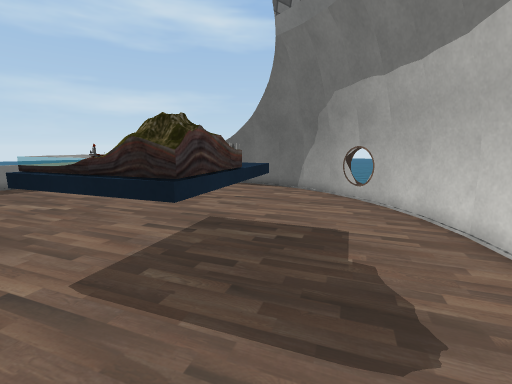
view 1 (above)

15 first-person views from a walk through a Unity game level. The camera is 1.2 m above the floor, tilts 10° down and sees 90° across. The floor is counted in squares, 0.5 m on a side. Each view is taken from the middle of a square. On the plan, view 1 faces up. The plan holds only what a view shows up to about 17 squares ahead; the rest is blank. The place goes on beyond the plan. The player character is not drawn. Some surface patterns are stand-ins.

view 2
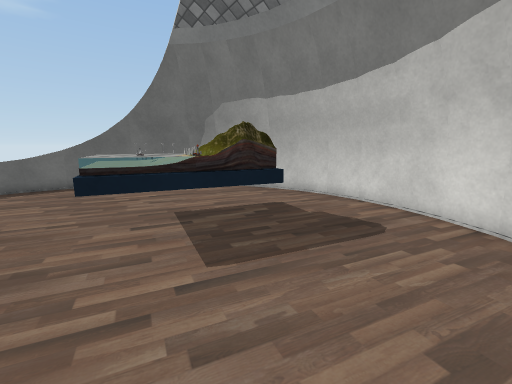

view 3
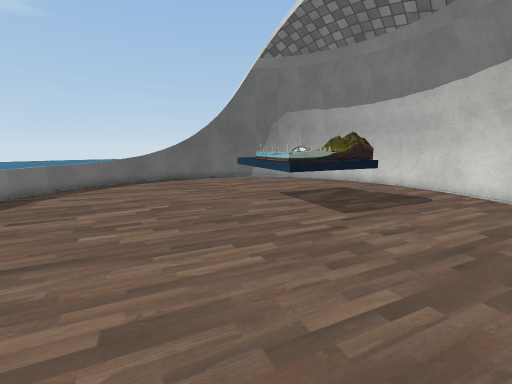

view 4
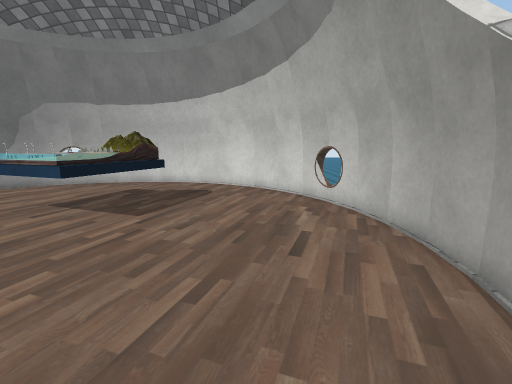

view 5
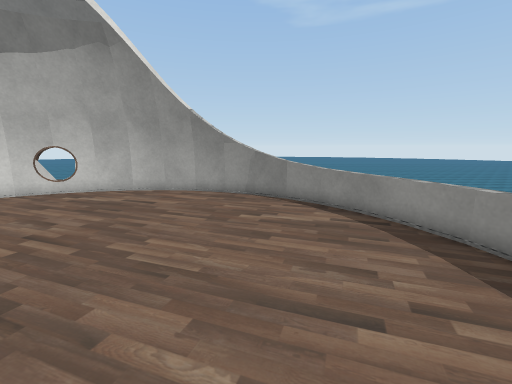

view 6
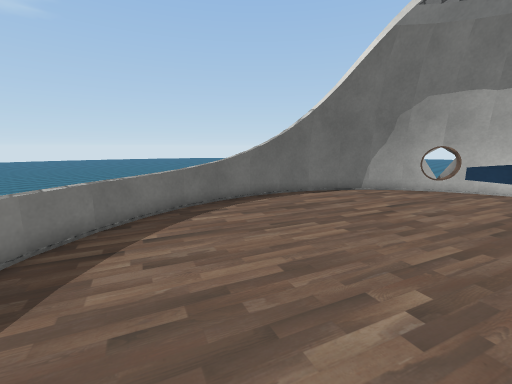

view 7
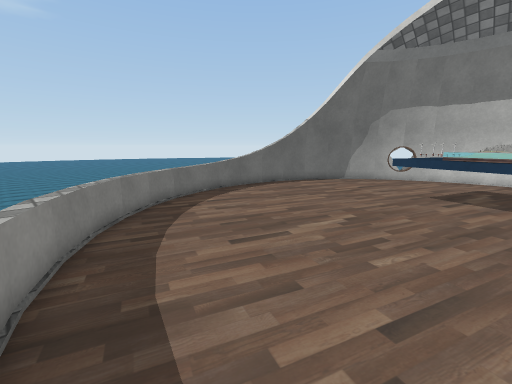

view 8
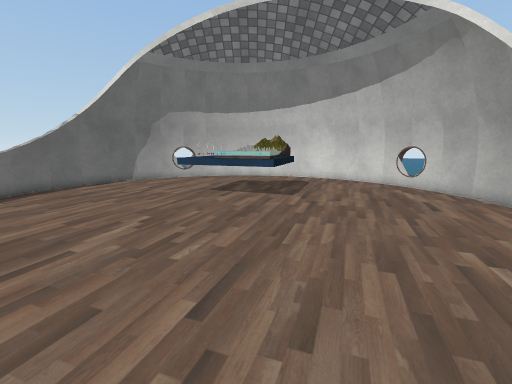

view 9
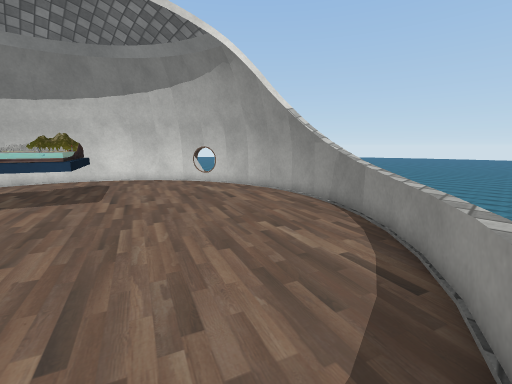

view 10
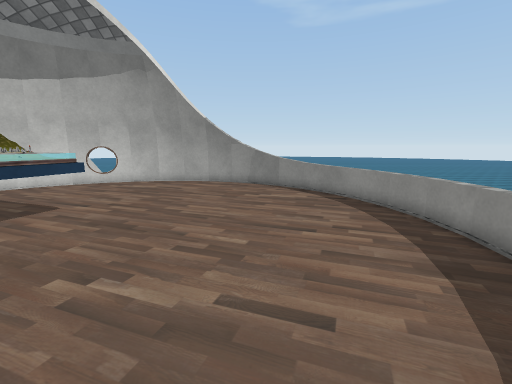

view 11
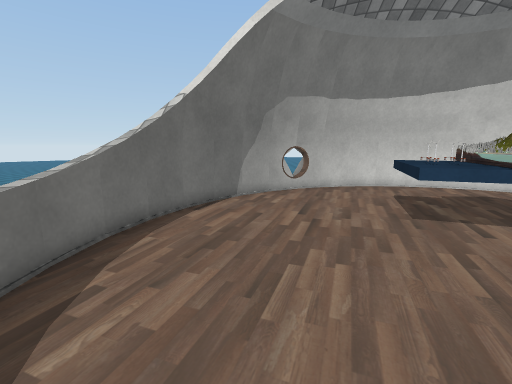

view 12
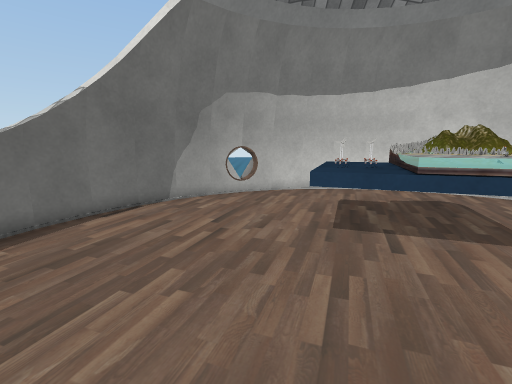

view 13
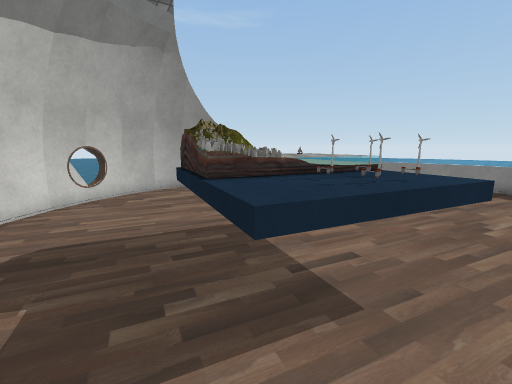

view 14
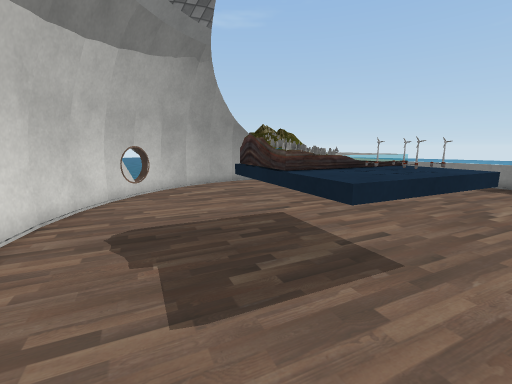

view 15
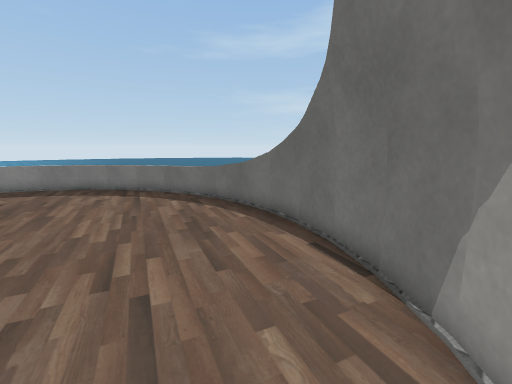

### Floor plan
Key: @ floor where view 1 was taken; # wall or solid block; . floor; = window, fence, low wall or low ledge; ^ raised ledge; v drop or lower ground; T thing the floor can be seen under or through; O other object.
Columns run from 17 left of view 1 to 6 right of it. Each row starts with its distance up from view 1.
 18        v======##v
 17      v==.......###v
 16     ==...........###
 15    ==..............##
 14   ==................##
 13  v=..................#v
 12  ==..................##
 11  =....................#
 10  =............=.......##
  9 ==...........^O^^#....##
  8 =.............O^^^.... #
  7 =...........#OOO^^.....#
  6 =...........#OO^^=.... #
  5 ==..........##OTT.....##
  4 ==............=TT.....##
  3  =....................#
  2  ==..................##
  1  v=..................#
  0   ==.............@..##
 -1    ==..............##
 -2     ==...........###
 -3      v=##......###v
 -4        v########v

Where each view was taken, in squares from view 1:
view 1: 0 up, 0 right, facing up
view 2: 0 up, 6 left, facing up-right
view 3: 0 up, 12 left, facing up-right
view 4: 0 up, 12 left, facing right
view 5: 10 up, 11 left, facing down
view 6: 9 up, 12 left, facing up-right
view 7: 6 up, 16 left, facing up-right
view 8: 6 up, 16 left, facing right
view 9: 7 up, 16 left, facing down-right
view 10: 14 up, 11 left, facing down
view 11: 14 up, 10 left, facing right
view 12: 11 up, 9 left, facing right
view 13: 10 up, 2 right, facing down-left
view 14: 10 up, 4 right, facing down-left
view 15: 11 up, 3 right, facing up-left
